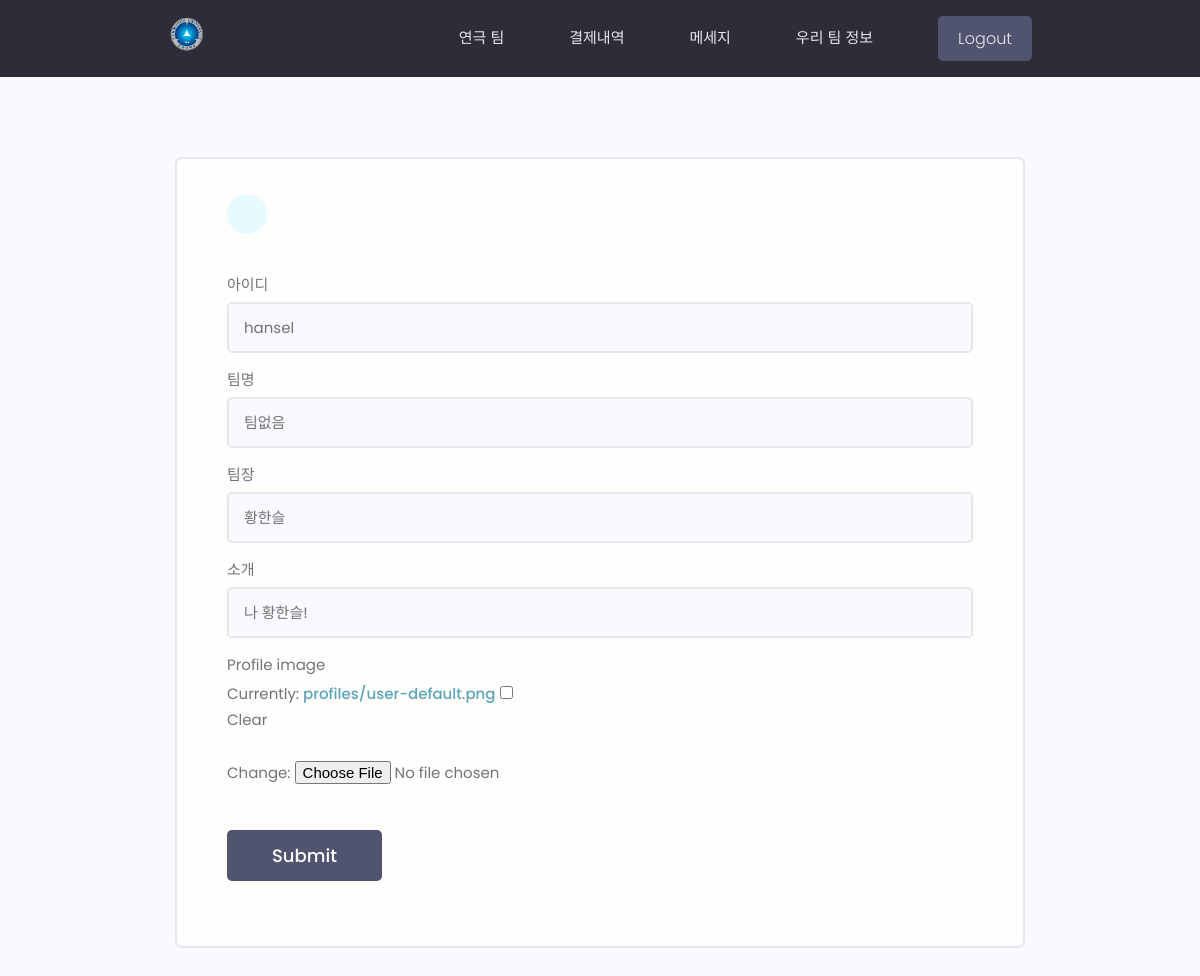
Screenshot of /edit/1/ (signed in) with the database file from the repository.
### division/models.py (models this page shows, shortened)
class Team(models.Model):
    user = models.OneToOneField(User,on_delete=models.CASCADE,null=True,blank=True)
    id = models.IntegerField(primary_key=True)
    username = models.CharField(null=True,max_length=100)
    name = models.CharField(null=True,max_length=100)
    captain = models.CharField(null=True,max_length=100)
    short_intro = models.CharField(null=True,blank=True,max_length=256)
    email = models.EmailField(null=True)
    profile_image = models.ImageField(null=True,blank=True,upload_to='profiles/',default='profiles/user-default.png')
    created = models.DateTimeField(auto_now_add=True)
    is_new = models.BooleanField(null=True,default=False)
    USERNAME_FIELD = 'username'

### division/views.py (the view)
# urls.py: path('edit/<str:pk>/',updateTeam,name='edit'),
def updateTeam(request,pk):
    team = Team.objects.get(id=pk)
    form = CustomTeamForm(instance=team)
    if request.method == 'POST':
        form = CustomTeamForm(request.POST,request.FILES,instance=team)
        if form.is_valid():
            form.save()
            return redirect('account')
    context = {'form':form}
    return render(request,'edit.html',context)

### division/forms.py
class CustomTeamForm(ModelForm):
    class Meta:
        model = Team
        fields = ['username','name','captain','short_intro','profile_image']
        labels ={
            'username':'아이디',
            'name':'팀명',
            'captain':'팀장',
            'short_intro':'소개'
        }
    def __init__(self,*args,**kwargs):
        super(CustomTeamForm,self).__init__(*args,**kwargs)
        for name,field in self.fields.items():
            field.widget.attrs.update({'class':'input'})

### division/templates/edit.html (shortened to what this page needs)
{% extends 'main.html' %}
{% block content %}
<main class="formPage my-xl">
    <div class="content-box">
        <div class="formWrapper">
            <a class="backButton" href="#"></a>
            <br>
            <form class="form" method="POST" enctype="multipart/form-data">
                {% for field in form %}
                <div class="form__field">
                    <label for="formInput#text">{{field.label}} </label>
                    {{field}}
                </div>
                {% endfor %}
                <input class="btn btn--sub btn--lg  my-md" type="submit" value="Submit" />
            </form>
        </div>
    </div>
</main>
{% endblock %}

### static/styles/app.css (style rules this page uses)
:root { --color-sub: #2d2d39; }
.btn--sub { background-color: var(--color-sub-light); }
.content-box { width: 95%; max-width: 85rem; margin: 0 auto; }
.backButton { background: var(--color-main-light); color: var(--color-main); width: 4rem; height: 4rem; display: flex; align-items: center; justify-content: center; border-radius: 50%; }
.formPage .formWrapper { list-style: none; background: var(--color-white); padding: 3.5rem 5rem; border: 2px solid var(--color-light); border-radius: 0.7rem; }

### static/uikit/styles/modules/_variables.css (style rules this page uses)
:root { --color-main: #5aa5b9; --color-main-light: #e6faff; --color-sub: #3f4156; --color-sub-light: #51546e; --color-sub-lighter: #ededfd; --color-text: #737373; --color-gray: #8b8b8b; --color-light: #e5e7eb; --color-light-gray: #767676; --color-bg: #f8fafd; --color-white: #fffefd; --color-white-light: #f3f3f3; --color-success: #359e64; --color-success-bg: #def8e8; --color-error: #fc4b0b; --color-error-bg: #fff2ee; --font-base: 'Poppins', arial, helvetica, 'Segoe UI', roboto, ubuntu, sans-serif; --font-monospace: 'Fira Code', 'Courier New', courier, monospace; --font-regular: 300; --font-medium: 500; --font-bold: 700; --generic-shadow: 1px 1px 5px #00000010; --generic-transition: all 0.3s ease-in-out; }

### static/uikit/styles/modules/_base.css (style rules this page uses)
* { margin: 0; padding: 0; box-sizing: border-box; text-rendering: optimizeLegibility; color: inherit; font-size: inherit; }
html { font-size: 50%; }
@media only screen and (min-width: 480px) { html { font-size: 56.25%; } }
@media only screen and (min-width: 1200px) { html { font-size: 62.5%; } }
body { line-height: 1.6; font-weight: 400; font-size: 1.5rem; color: var(--color-text); background-color: var(--color-bg); min-height: 100vh; }

### static/uikit/styles/modules/_typography.css (style rules this page uses)
* { font-family: var(--font-base); }
a { padding-bottom: 2px; text-decoration: none; display: inline-block; color: var(--color-main); font-weight: var(--font-medium); }

### static/uikit/styles/modules/_utilities.css (style rules this page uses)
.my-md { margin: 3rem auto; }
.my-xl { margin: 8rem auto; }

### static/uikit/styles/modules/_button.css (style rules this page uses)
.btn { display: inline-block; position: relative; cursor: pointer; background-color: var(--color-light); font-weight: var(--font-medium); color: var(--color-sub); text-decoration: none; padding: 1rem 2rem; border-radius: 0.5rem; border: none; width: -webkit-fit-content; width: -moz-fit-content; width: fit-content; height: -webkit-fit-content; height: -moz-fit-content; height: fit-content; font-size: 1.6rem; outline-width: 0; outline-color: transparent; -webkit-backface-visibility: hidden; backface-visibility: hidden; transition: all 0.3s ease-in-out; }
.btn--sub { background-color: var(--color-sub); color: var(--color-white); }
.btn--lg { font-size: 1.8rem; padding: 1.2rem 4.5rem; }

### static/uikit/styles/modules/_form.css (style rules this page uses)
.form { display: block; }
.form__field { margin-top: 1.5rem; margin-bottom: 1.5rem; }
.form__label, .form__field > label { display: block; margin-bottom: 0.5rem; color: var(--color-text); }
input.input[type='text'], input.input[type='email'], input.input[type='password'], input.input[type='number'], textarea.input { min-width: 24rem; width: 100%; padding: 1.2rem 1.5rem; border-radius: 0.5rem; border: 2px solid var(--color-light); transition: all 0.3s ease-in-out; background-color: var(--color-bg); }

### rows the page displays
Team: form "hansel" "팀없음" "황한슬" "나 황한슬!"

### other values shown
{{ field.label }} "아이디" "팀명" "팀장" "소개" "Profile image"
